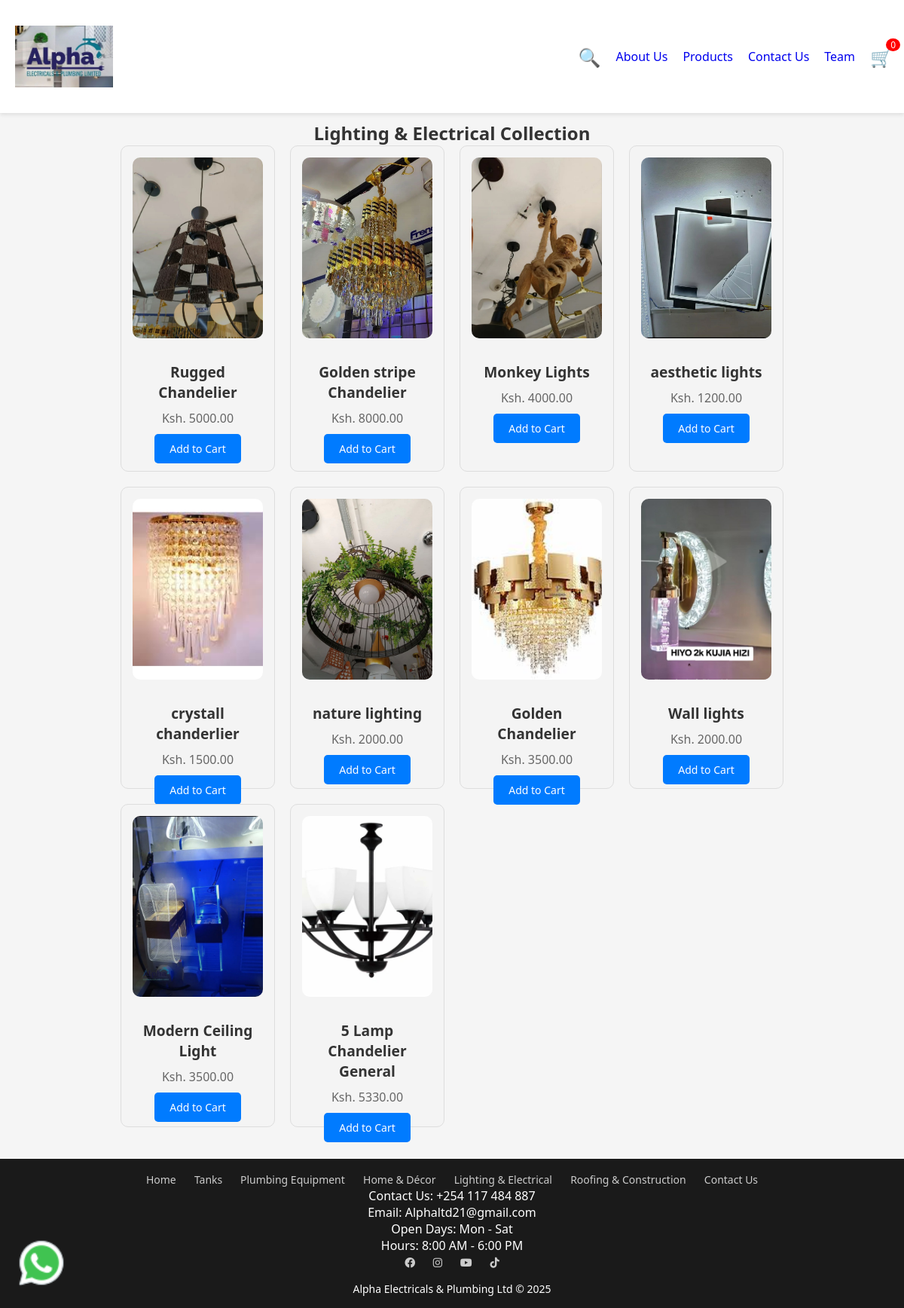
The app's page /products/lighting/ with its own data.
### products/models.py (models this page shows, shortened)
class product(models.Model):
     product_name = models.CharField(max_length=50 ,null=True)
     price = models.IntegerField(default=0)
     serial_code = models.CharField(max_length=300 ,null=True)
     description = models.CharField(max_length=500 ,null=True)
     image = models.ImageField(upload_to='uploads', null=True)
     category = models.ForeignKey(categories, on_delete=models.CASCADE, null=True)

### products/views.py (the view)
# urls.py: path('products/lighting/',views.lighting, name='lighting'),
def lighting(request):
    cat = 1
    decor = product.objects.filter(category=cat)
    context = {
        'light' : decor
    }
    return render(request, 'products/lighting.html',context)

### products/templates/products/lighting.html (shortened to what this page needs)
{% load static %}
<!DOCTYPE html>
<html lang="en">
<head>
  <link rel="stylesheet" href="{% static 'products/styles.css' %}" />
  <link rel="stylesheet" href="https://cdnjs.cloudflare.com/ajax/libs/font-awesome/6.0.0/css/all.min.css">
</head>
<body>
  <header class="header">
    <div class="logo"><a href="{% url 'index' %}"><img  src="{% static 'products/images/logo Alpha.png' %}" alt="Hardware Store Logo" id="logo-img' %}" ></a> </div>
    <nav class="desktop-nav">
      <span class="icon" id="searchIcon">&#128269;</span>
       <a href="{% url 'about' %}">About Us</a>
       <div class="dropdown">
          <a href="#" class="dropdown-toggle">Products</a>
        </div>
       <a href="{% url 'contact' %}">Contact Us</a>
       <a href="{% url 'teams' %}">Team</a>
      <span class="icon cart-trigger">&#128722;<span class="badge" id="cart-count">0</span></span>
    </nav>
  </header>
<section class="featured-products">
  <div class="container">
    <h2>Lighting & Electrical Collection</h2>
    <div class="products-grid">
      {% for item in light %}
      <div class="product-item">
        <img src="{{ item.image.url }}" alt={{item.product_name}}>
        <h3>{{item.product_name}}</h3>
        <p class="price">Ksh. {{item.price}}.00</p>
              <button onclick="addToCart('Ample Light', 2500)">Add to Cart</button>
      </div>
          {% endfor %}
    </div>
  </div>
</section>
  <footer class="footer">
    <div class="footer-links">
      <a href="{% url 'index' %}"><imgsrc="{% static 'products/images/logo Alpha.png' %}" alt=""> Home</a>
       <a href="{% url 'tanks' %}"><imgsrc="{% static 'products/images/kentank 2000l.png' %}" alt=""> Tanks </a>
          <a href="{% url 'plumbing' %}"><imgsrc="{% static 'products/images/ppr pipes.png' %}" alt=""> Plumbing Equipment</a>
          <a href="{% url 'decor' %}"><imgsrc="{% static 'products/images/decor lighting design.png' %}" alt="">Home & Décor</a>
          <a href="{% url 'lighting' %}"><imgsrc="{% static 'products/images/square lights.png' %}" alt=""> Lighting & Electrical</a>
          <a href="{% url 'roofing' %}"><imgsrc="{% static 'products/images/roof 2.png' %}" alt=""> Roofing & Construction</a>
      <a href="{% url 'contact' %}">Contact Us</a>
    </div>
    <div class="footer-contact">
      <p>Contact Us: +254 117 484 887</p>
      <p>Email: Alphaltd21@gmail.com
    <div class="footer-hours">
      <p>Open Days: Mon - Sat</p>
      <p>Hours: 8:00 AM - 6:00 PM</p>
     </div>
    </div>
   <div class="social-media">
    <a href="https://www.facebook.com/Alphaelectricalsandplumbing' %}" target="_blank" aria-label="Facebook"> <i class="fab fa-facebook"></i> </a>
    <a href="https://www.facebook.com/AlphaElectricalsandplumbing' %}" target="_blank" aria-label="Facebook"> <i class="fab fa-instagram "></i> </a>
    <a href="https://www.youtube.com/shorts/" target="_blank" aria-label="YouTube Shorts"><i class="fab fa-youtube"></i></a>
    <a href="https://www.tiktok.com/@AlphaElectricalsandplumb" target="_blank" aria-label="TikTok"> <i class="fab fa-tiktok"></i> </a>
   </div>
    <p class="footer-text">Alpha Electricals & Plumbing Ltd © 2025</p>
  </footer>
<div id="whatsapp-chat-button" style="
  position: fixed;
  bottom: 20px;
  left: 20px;
  z-index: 9999;
  cursor: pointer; ">
  <img src="{% static 'products/images/whatsapp--v1.png' %}" alt="Chat with us" style="width: 70px; height: 70px;" />
</div>
</body>
</html>

### products/static/products/styles.css (style rules this page uses)
* { box-sizing: border-box; }
body { margin: 0; font-family: Arial, sans-serif; }
.header { position: sticky; top: 0; z-index: 1000; background-color: white; padding: 15px 15px; display: flex; align-items: center; justify-content: space-between; box-shadow: 0 2px 5px rgba(0, 0, 0, 0.1); }
.logo { padding: 5px 0 5px 5px; font-weight: bold; }
.logo img { height: 110px; width: 130px; object-fit: contain; display: block; margin: 0; }
.desktop-nav { display: flex; gap: 20px; align-items: center; }
.icon { font-size: 24px; cursor: pointer; position: relative; }
.badge { position: absolute; top: -8px; right: -10px; background-color: red; color: white; border-radius: 50%; padding: 2px 6px; font-size: 12px; }
.badge { background: red; color: white; border-radius: 50%; padding: 0 6px; font-size: 12px; vertical-align: top; }
.products-grid { display: grid; grid-template-columns: repeat(4, 1fr); gap: 1.5rem; padding: 2rem; max-width: 1500px; margin: 0 auto; }
.product-item { border: 1px solid #ddd; padding: 1rem; background: #fff; text-align: center; transition: box-shadow 0.3s ease; }
.product-item img { width: 100%; height: auto; max-height: 240px; object-fit: contain; margin-bottom: 1rem; }
.product-item h3 { margin: 0.5rem 0; font-size: 16px; }
.product-item .price { color: #444; margin-bottom: 0.5rem; }
.product-item button { background: #007bff; color: white; border: none; padding: 0.5rem 1rem; cursor: pointer; border-radius: 4px; font-size: 14px; transition: background 0.3s; }
.footer { text-align: center; padding: 2rem 1rem; background-color: #ddd; }
.footer, footer { background: #222; color: white; padding: 2rem; text-align: center; }
.footer-links a, .social-media a { color: #ccc; margin: 0 10px; font-size: 14px; }
.footer-text { margin-top: 15px; font-size: 14px; }
.dropdown { position: relative; }
.featured-products { padding: 50px 0; text-align: center; }
#whatsapp-chat-button img { width: 55px; height: 55px; }
* { margin: 0; padding: 0; box-sizing: border-box; font-family: 'Segoe UI', Tahoma, Geneva, Verdana, sans-serif; }
body { background-color: #f5f5f5; color: #333; }
.logo { font-size: 1.5rem; font-weight: bold; }
.footer { text-align: center; padding: 1rem; background: #1a1a1a; color: white; margin-top: 2rem; }

### products/templates/products/lighting.html (style rules this page uses)
a { text-decoration: none; }
.featured-products { padding: 10px 0px; text-align: center; }
.products-grid { display: grid; grid-template-columns: repeat(4, 1fr); gap: 20px; padding: 0 160px; }
.product-item { background: #f4f4f4; border-radius: 10px; padding: 15px; text-align: center; }
.product-item img { width: 100%; height: 100%; object-fit: cover; border-radius: 10px; }
.product-item h3 { margin-top: 10px; font-size: 1.2rem; color: #333; }
.product-item .price { margin: 10px 0; font-size: 1rem; color: #666; }
.product-item button { background-color: #007bff; color: white; padding: 10px 20px; border: none; border-radius: 5px; cursor: pointer; }

### records on screen
product: image (picture), product_name "Rugged Chandelier", price "5000"
product: image (picture), product_name "Golden stripe Chandelier", price "8000"
product: image (picture), product_name "Monkey Lights", price "4000"
product: image (picture), product_name "aesthetic lights", price "1200"
product: image (picture), product_name "crystall chanderlier", price "1500"
product: image (picture), product_name "nature lighting", price "2000"
product: image (picture), product_name "Golden Chandelier", price "3500"
product: image (picture), product_name "Wall lights", price "2000"
product: image (picture), product_name "Modern Ceiling Light", price "3500"
product: image (picture), product_name "5 Lamp Chandelier General", price "5330"
